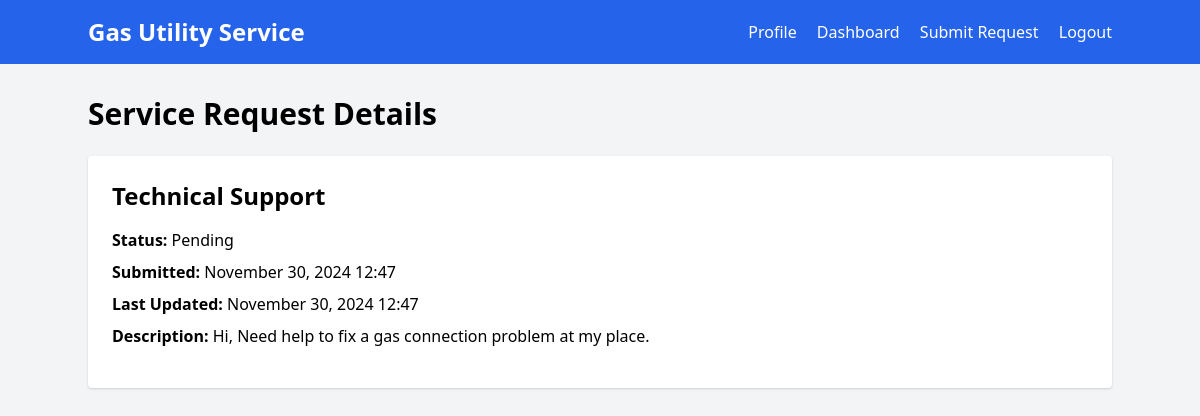
The page /request/3/ (signed in) on the database its author committed.
### customer_service/models.py (models this page shows, shortened)
class ServiceRequest(models.Model):
    STATUS_CHOICES = [
        ('PENDING', 'Pending'),
        ('IN_PROGRESS', 'In Progress'),
        ('RESOLVED', 'Resolved'),
    ]
    REQUEST_TYPES = [
        ('BILLING', 'Billing Issue'),
        ('TECHNICAL', 'Technical Support'),
        ('CONNECTION', 'New Connection'),
        ('DISCONNECTION', 'Disconnection'),
        ('OTHER', 'Other'),
    ]
    customer = models.ForeignKey(Customer, on_delete=models.CASCADE)
    request_type = models.CharField(max_length=20, choices=REQUEST_TYPES)
    description = models.TextField()
    status = models.CharField(max_length=20, choices=STATUS_CHOICES, default='PENDING')
    created_at = models.DateTimeField(auto_now_add=True)
    updated_at = models.DateTimeField(auto_now=True)
    attachment = models.FileField(upload_to='service_requests/', blank=True, null=True)

### customer_service/views.py (the view)
# urls.py: path('request/<int:request_id>/', views.request_detail, name='request_detail'),
@login_required
def request_detail(request, request_id):
    service_request = ServiceRequest.objects.get(id=request_id, customer=request.user.customer)
    return render(request, 'customer_service/request_detail.html', {'service_request': service_request})

### customer_service/templates/customer_service/request_detail.html (shortened to what this page needs)
{% extends 'customer_service/base.html' %}
{% block content %}
<h1 class="text-3xl font-bold mb-6">Service Request Details</h1>
<div class="bg-white p-6 rounded shadow">
    <h2 class="text-2xl font-semibold mb-4">{{ service_request.get_request_type_display }}</h2>
    <p class="mb-2"><strong>Status:</strong> {{ service_request.get_status_display }}</p>
    <p class="mb-2"><strong>Submitted:</strong> {{ service_request.created_at|date:"F d, Y H:i" }}</p>
    <p class="mb-2"><strong>Last Updated:</strong> {{ service_request.updated_at|date:"F d, Y H:i" }}</p>
    <p class="mb-4"><strong>Description:</strong> {{ service_request.description }}</p>
</div>
{% endblock %}

### rows shown on the page
ServiceRequest: request_type "Technical Support", status "Pending", created_at "November 30, 2024 12:47", updated_at "November 30, 2024 12:47", description "Hi, Need help to fix a gas connection problem at my place."
